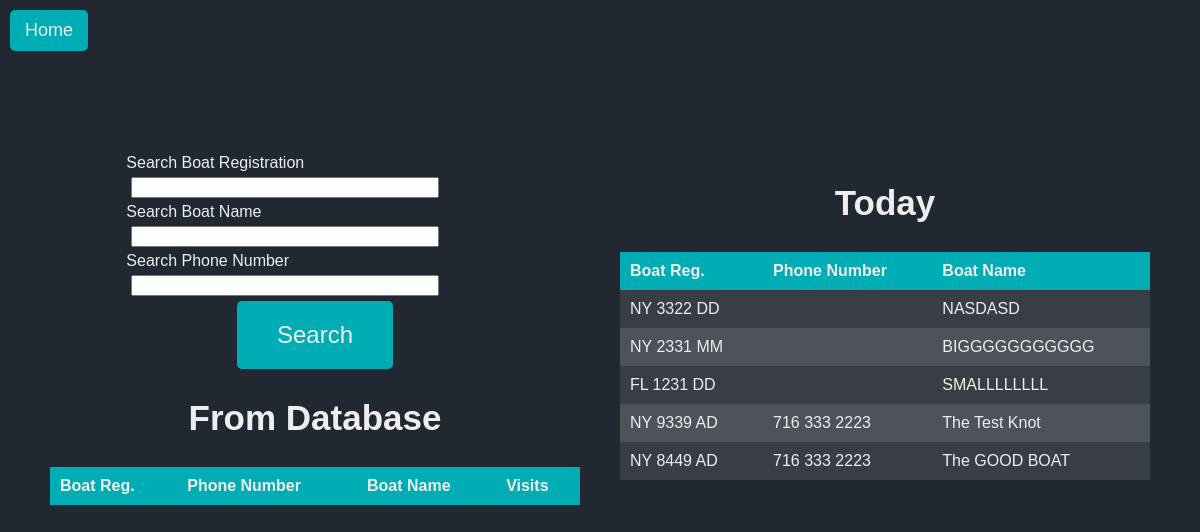
/search (signed in), run on an earlier commit of the app's database.
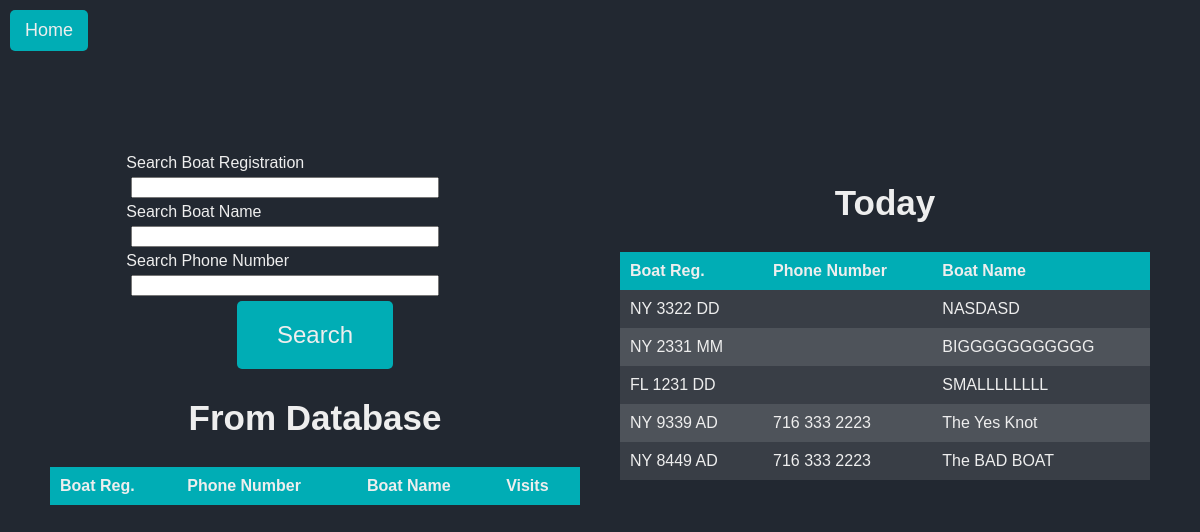
And on a later commit of the database.
### website/models.py (models this page shows)
class Boat(db.Model):
    id = db.Column(db.Integer, primary_key=True)
    boat_reg = db.Column(db.String(150), unique=True)
    sanitized_boat_reg = db.Column(db.String(150), unique=True)
    boat_name = db.Column(db.String(150))
    sanitized_boat_name = db.Column(db.String(150))
    phone_number = db.Column(db.String(150))
    sanitized_phone_number = db.Column(db.String(150))
    owner_name = db.Column(db.String(150))
    sanitized_owner_name = db.Column(db.String(150))
    boat_size = db.Column(db.Integer)
    email = db.Column(db.String(150))
    zipcode = db.Column(db.String(150))
    visits = db.relationship('Visit')
    current_boats_id = db.Column(db.Integer, db.ForeignKey('current_boats.id'))

### website/views.py (the view)
@views.route('/search', methods=['GET','POST'])
@login_required
def search():
    form = SearchForm()
    if form.validate_on_submit():
        if request.method == "POST":
            return searchBoatInDB('search.html', form)
    results = []
    resultsToday = CurrentBoats.query.first().boats.all()
    print(results)
    print(resultsToday)
    return render_template('search.html', form=form, boats=results, currentboats=resultsToday)

### website/forms.py
class SearchForm(FlaskForm):
    boat_reg = StringField('Search Boat Registration')
    boat_name = StringField('Search Boat Name')
    phone_number = StringField('Search Phone Number')
    submit = SubmitField('Submit')

### website/__init__.py (called while the page is built)
def create_app():
    app = Flask(__name__)
    app.config['SECRET_KEY'] = SECRET_KEY
    app.config['SQLALCHEMY_DATABASE_URI'] = f'sqlite:///{DB_NAME}'
    csrf = CSRFProtect(app)
    db.init_app(app)
    from .views import views
    from .auth import auth
    app.register_blueprint(views)
    app.register_blueprint(auth)
    from .models import User
    create_database(app)
    login_manager = LoginManager()
    login_manager.login_view = 'auth.login'
    login_manager.init_app(app)
    @login_manager.user_loader
    def load_user(id):
        return User.query.get(int(id))
    return app

### website/templates/search.html (shortened to what this page needs)
{% extends "base.html" %}
{%block head%}<a href="{{ url_for('views.home') }}"id="home-btn">Home</a>{%endblock%}
{%block styles%}static/search-styles.css{%endblock%}
{% block content%}
<div id="main-container">
  <div id="left-container" style="flex: 1;">
    <div id="search-container">
      <form method="POST">
        <div class="form-group">
          {{ form.boat_reg.label }}
          {{ form.boat_reg(class="form-control") }}
        </div>
        <div class="form-group">
          {{ form.boat_name.label }}
          {{ form.boat_name(class="form-control") }}
        </div>
        <div class="form-group">
          {{ form.phone_number.label }}
          {{ form.phone_number(class="form-control") }}
        </div>
        <div id="button-container">
          <button type="submit" class="btn btn-primary" id="login-btn">Search</button>
        </div>
      </form>
    </div>
    <div id="table-container">
      <h2>From Database</h2>
      <table id="search-results">
        <thead>
          <tr>
            <th>Boat Reg.</th>
            <th>Phone Number</th>
            <th>Boat Name</th>
            <th>Visits</th>
          </tr>
        </thead>
      </table>
    </div>
  </div>
  <div id="right-container" style="flex: 1;">
    <div id="table-container">
      <h2>Today</h2>
      <table id="current-boats">
        <thead>
          <tr>
            <th>Boat Reg.</th>
            <th>Phone Number</th>
            <th>Boat Name</th>
          </tr>
        </thead>
        <tbody>
          {% for boat in currentboats %}
          <tr class="clickable-row" data-href="{{ url_for('views.log_boat', boat_reg=boat.boat_reg, boat_name=boat.boat_name, phone_number=boat.phone_number,  id=boat.id) }}">
            <td>{{ boat.boat_reg }}</td>
            <td>{{ boat.phone_number }}</td>
            <td>{{ boat.boat_name }}</td>
          </tr>
          {% endfor %}
        </tbody>
      </table>
    </div>
  </div>
</div>
{%endblock%}

### website/templates/base.html (shortened to what this page needs)
<!DOCTYPE html>
<html lang="en">
<head>
  <link rel="stylesheet" href="{%block styles%}static/styles.css{%endblock%}">
  {%block head%}{%endblock%}
</head>
<body>
  <div id="content-container">
    <header>
    </header>
    <div class="container">{% block content %} {% endblock %}</div>
  </div>
</body>
</html>

### website/static/search-styles.css (style rules this page uses)
body { margin: 0; padding: 10px; font-family: Arial, sans-serif; background-color: #222831; color: #eeeeee; height: 100%; overflow: hidden; }
header { display: flex; justify-content: flex-start; padding: 10px; }
#content-container { width: 100%; height: 100%; }
h2 { font-size: 35px; color: #eeeeee; width: 100%; text-align: center; }
#main-container { display: flex; justify-content: space-between; padding: 20px; box-sizing: border-box; height: calc(100vh - 40px); }
#left-container, #right-container { flex: 1; max-height: 100%; overflow: auto; padding: 20px; box-sizing: border-box; }
#search-container { display: flex; flex-direction: column; align-items: center; margin-bottom: 20px; }
input[type="text"] { margin: 5px; width: 100%; max-width: 300px; }
table { background-color: #393e46; border-collapse: collapse; width: 100%; }
th, td { padding: 10px; text-align: left; }
th { background-color: #00adb5; }
tr:nth-child(even) { background-color: #4e535a; }
#button-container { display: flex; justify-content: center; }
#login-btn { font-size: 24px; text-align: center; background-color: #00adb5; color: #eeeeee; padding: 20px 40px; border: none; cursor: pointer; transition: background-color 0.3s ease, transform 0.3s ease; border-radius: 5px; }
.clickable-row { cursor: pointer; }
#home-btn { font-size: 18px; background-color: #00adb5; color: #eeeeee; padding: 10px 15px; border: none; cursor: pointer; text-decoration: none; transition: background-color 0.3s ease, transform 0.3s ease; border-radius: 5px; display: inline-block; margin-right: 5px; }

What changed in the data, as far as the page shows it:
changed Boat "NY 9339 AD": boat_name "The Test Knot" → "The Yes Knot"
changed Boat "NY 8449 AD": boat_name "The GOOD BOAT" → "The BAD BOAT"
